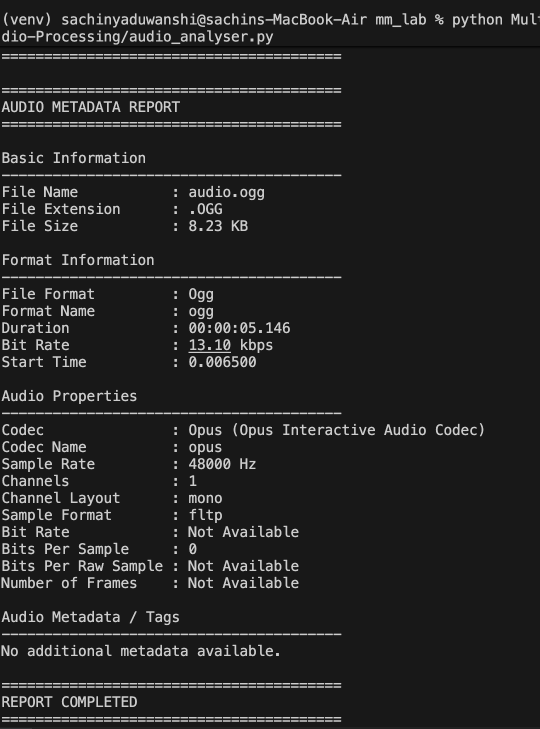
#> input picture Cluster02-Audio-Processing/audio_processing.png, 1080 x 1458 px (shown at 1/2 size)
$ python image_optimizer.py
#> lines starting #> are read from the running program, lines starting #| are printed output that depends on the picture
#> the answer given: ../Cluster02-Audio-Processing/audio_processing.png
import os
from PIL import Image

def optimize_image(input_path, output_path=None, max_width=1920, max_height=1080, quality=75, format="WebP"):
    """
    Optimizes an image by resizing, compressing, and removing unnecessary metadata.
    """
#> called with max_width = 1920, max_height = 1080, quality = 75, format = 'WebP'
    if not os.path.exists(input_path):
        print(f"Error: Could not find image at {input_path}")
        return

    # Original size in KB
    original_size_kb = os.path.getsize(input_path) / 1024

    print(f"\n--- Original Image Stats ---")
    print(f"Path: {input_path}")
    print(f"File Size: {original_size_kb:.2f} KB")

    try:
        # 1. Open the image
        img = Image.open(input_path)
#> img is the input picture: PIL image 1080x1458 RGBA; mean R, G, B, A 35.2, 35.2, 35.2, 255

        # Strip metadata by completely discarding the info dictionary
        image_without_exif = Image.new(img.mode, img.size)
#> image_without_exif: PIL image 1080x1458 RGBA; every value is 0
        image_without_exif.paste(img)
        img = image_without_exif

        print(f"Dimensions: {img.size[0]}x{img.size[1]}")
#| Dimensions: 1080x1458

        # 2. Check dimensions & Resize if necessary
        # We use LANCZOS for high quality downsampling
        img.thumbnail((max_width, max_height), Image.Resampling.LANCZOS)
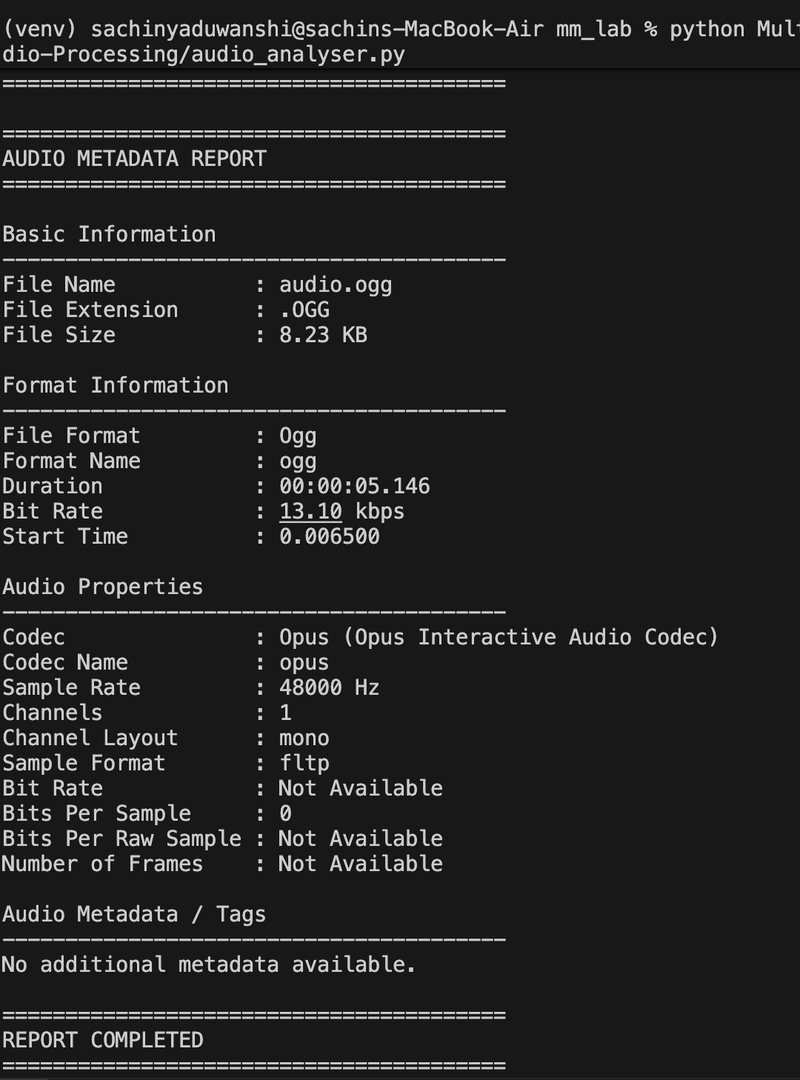
#> img: PIL image 800x1080 RGBA; mean R, G, B, A 35.2, 35.2, 35.2, 255
        print(f"New Dimensions after resize: {img.size[0]}x{img.size[1]}")
#| New Dimensions after resize: 800x1080

        # 3. Determine output format and path
        if not output_path:
            filename, _ = os.path.splitext(input_path)
            output_path = f"{filename}_optimized.{format.lower()}"

        # 4. Save with Compression (and no EXIF data to save space)
        # We ensure no exif parameter is passed, so metadata is dropped
        if img.mode in ("RGBA", "P") and format.upper() == "JPEG":
            # JPEG doesn't support alpha channel, convert to RGB
            img = img.convert("RGB")

        print(f"\n[Processing...] Saving as {format.upper()} with Quality={quality}...")

        img.save(output_path, format=format, quality=quality, optimize=True)

        # 5. Output comparison
        optimized_size_kb = os.path.getsize(output_path) / 1024
        saved_kb = original_size_kb - optimized_size_kb
        saved_percent = (saved_kb / original_size_kb) * 100

        print(f"\n--- Optimized Image Stats ---")
        print(f"Path: {output_path}")
        print(f"New File Size: {optimized_size_kb:.2f} KB")
        print(f"Saved: {saved_kb:.2f} KB ({saved_percent:.2f}% reduction)")
        print("-" * 30)

    except Exception as e:
        print(f"An error occurred: {e}")

def main():
    print("=" * 50)
    print("IMAGE OPTIMIZATION TOOL")
    print("=" * 50)

    input_img = input("Enter the path to your high-resolution image:\n> ").strip()

    # Remove quotes if user drag-drops the file in terminal
    input_img = input_img.strip('"').strip("'")

    if not input_img:
        print("Path is required! Exiting...")
        return

    print("\nSelect Output Format (default is WebP for best compression):")
    print("1. WebP (Recommended)")
    print("2. JPEG")
    print("3. PNG (Lossless, larger size)")

    choice = input("Enter choice (1/2/3) or press Enter for default: ").strip()
    fmt = "WebP"
    if choice == "2":
        fmt = "JPEG"
    elif choice == "3":
        fmt = "PNG"

    quality_input = input("\nEnter compression quality (1-100) [Default=75]: ").strip()
    quality = int(quality_input) if quality_input.isdigit() else 75

    optimize_image(input_img, quality=quality, format=fmt)

if __name__ == "__main__":
    main()
